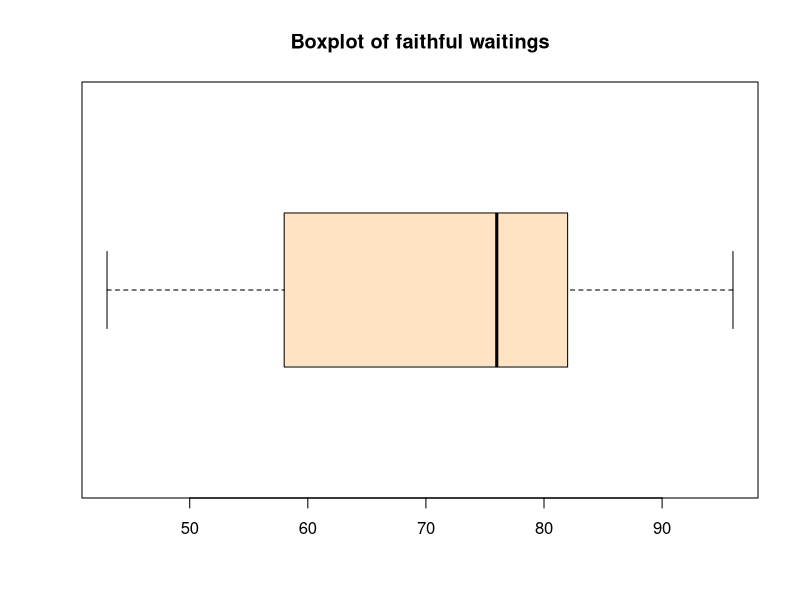

The R script that drew this image:
# ----------------------------------------------------------------------------------------------------
# Modul:      Deskriptive Statistik
# Author:     Christoph Hilty
# Datum:      19.11.2016
# Aufgaben:   CAS_DA_R_Masszahlen_Aufgaben.pdf
# ----------------------------------------------------------------------------------------------------


# Aufgabe: arithmetischer Mittelwert
# ----------------------------------------------------------------------------------------------------

mean(faithful$waiting)


# Aufgabe: Median
# ----------------------------------------------------------------------------------------------------

median(faithful$waiting)


# Aufgabe: Quartile
# ----------------------------------------------------------------------------------------------------

quantile(faithful$waiting)


# Aufgabe: Quantile
# ----------------------------------------------------------------------------------------------------

quantile(faithful$waiting, c(0.17, 0.43, 0.67, 0.85))


# Aufgabe: Spannweite
# ----------------------------------------------------------------------------------------------------

# Funktion definieren
stat.span <- function(x){
    stopifnot(class(x) ==  "numeric")
    max(x) - min(x)
}

# Spannweite bestimmen
stat.span(faithful$waiting)

# oder einfacher (aber weniger wiederverwendbar)
# max(faithful$waiting)- min(faithful$waiting)


# Aufgabe: Interquartilsabstand
# ----------------------------------------------------------------------------------------------------

IQR(faithful$waiting)


# Aufgabe: Boxplot
# ----------------------------------------------------------------------------------------------------

boxplot(faithful$waiting, 
        horizontal = TRUE,
        main = "Boxplot of faithful waitings", col = "bisque")


# Aufgabe: Varianz
# ----------------------------------------------------------------------------------------------------

# Stichprobenvarianz
var(faithful$waiting)

# Populationsvarianz
var.pop <- function(x){
  stopifnot(class(x) == "numeric")
  var(x) * (length(x)-1) / length(x)
}

var.pop(faithful$waiting)


# Aufgabe: Standardabweichung
# ----------------------------------------------------------------------------------------------------

# Hinweis: Die Aufgabe heissst Standardabweichung, jedoch sollen noch einmal beide Varianzen
# bestimmt werden. Ich gehe davon aus, hier müssen korrekterweise beide Standardabweichungen ausgegeben
# werden.

# Stichprobenstandardabweichung
sd(faithful$waiting)

# Populationsstandardabweichung
sd.pop <- function(x){
  stopifnot(class(x) == "numeric")
  sqrt(var.pop(x))
}

sd.pop(faithful$waiting)


# Aufgabe: Korrelationskoeffizient
# ----------------------------------------------------------------------------------------------------

# Korrelationskoeffizient nach Pearson (wäre auch der Default)
cor(swiss$Fertility, swiss$Education, 
    method = "pearson")

# Interpretation: Das heisst, die Korrelation ist stark und gegensinnig
# (Siehe plot(swiss$Fertility, swiss$Education))


